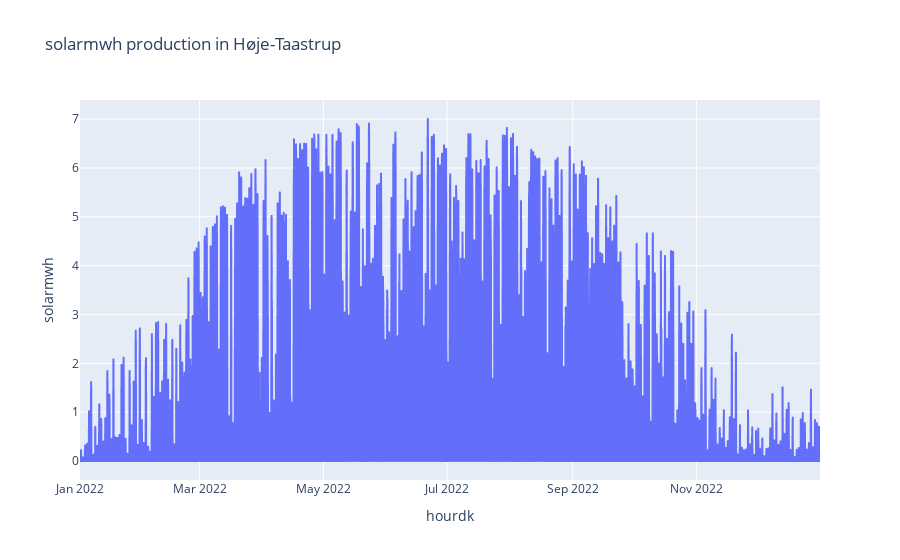

Notebook code for this chart:
### Code cell
random.seed(1333)
rng_prod_type = select_random_column(production)
rng_prod_muni = random.choice(production["municipalityno"].unique())
rng_prod_muni_name = get_municipality(int(rng_prod_muni))

df_rng_prod = production.query(f"municipalityno == {rng_prod_muni}")
rng_prod_fig = px.line(df_rng_prod, x = 'hourdk', y = rng_prod_type,
                       title=f"{rng_prod_type} production in {rng_prod_muni_name}")

rng_prod_fig.show()

### Figure 1 — Plotly figure (JSON) as saved in the notebook; plotly's stock layout.template omitted (floating-point values rounded to 4 significant figures; data arrays with more than 128 entries replaced by an {"elided": "..."} marker saying what was removed)
{"data": [{"hovertemplate": "hourdk=%{x}<br>solarmwh=%{y}<extra></extra>", "legendgroup": "", "line": {"color": "#636efa", "dash": "solid"}, "marker": {"symbol": "circle"}, "mode": "lines", "name": "", "showlegend": false, "type": "scattergl", "x": {"elided": "8760 str values"}, "xaxis": "x", "y": {"elided": "8760 float values"}, "yaxis": "y"}], "layout": {"legend": {"tracegroupgap": 0}, "title": {"text": "solarmwh production in Høje-Taastrup"}, "xaxis": {"anchor": "y", "domain": [0, 1], "title": {"text": "hourdk"}}, "yaxis": {"anchor": "x", "domain": [0, 1], "title": {"text": "solarmwh"}}}}
